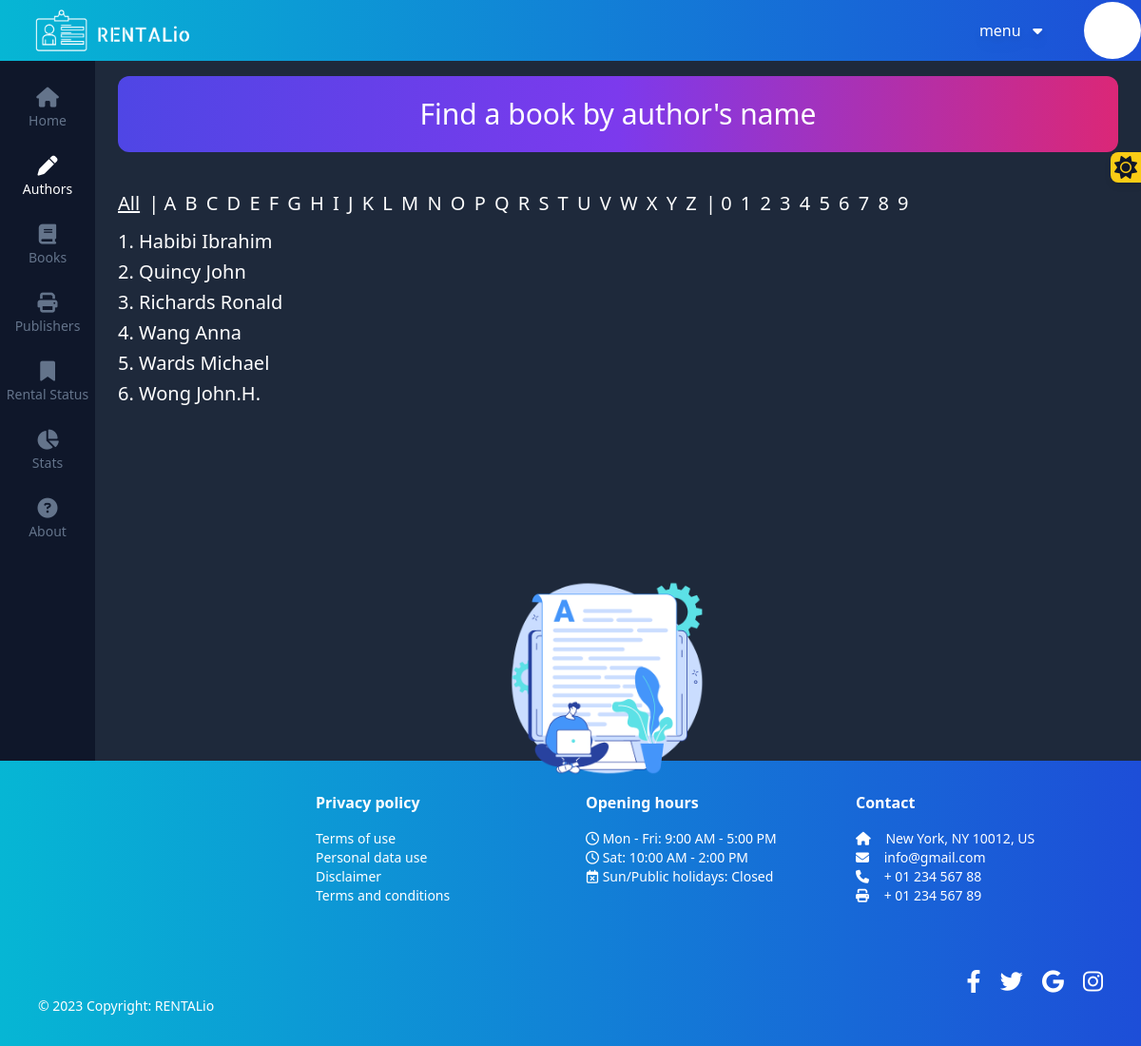
/authors/all/ (signed in), run on the app's committed database.
### authors/models.py (models this page shows, shortened)
class Author(models.Model):
    name = models.CharField(max_length=300)
    birth_year = models.PositiveIntegerField(null=True, blank=True)
    def get_absolute_url(self):
        return reverse('authors:details', args=[self.name])

### authors/views.py (the view)
# urls.py: path('', AuthorsListView.as_view(), {'letter': None}, name='main'),
class AuthorsListView(LoginRequiredMixin, ListView):
    model = Author
    template_name = 'authors/main.html'
    def get_queryset(self):
        parameter = self.kwargs.get('letter') or 'A'
        if parameter == "all":
            return Author.objects.all().order_by('name')
        elif parameter.isdigit():
            return Author.objects.filter(name__startswith=parameter)
        else:
            return Author.objects.filter(name__istartswith=parameter)
    def get_context_data(self, **kwargs):
        context = super().get_context_data(**kwargs)
        letters = list(string.ascii_uppercase)
        numbers = [str(i) for i in range(10)]
        context['letters'] = letters
        context['numbers'] = numbers
        context['selected_letter'] = self.kwargs.get('letter')
        return context

### authors/templates/authors/main.html (shortened to what this page needs)
{% extends 'base.html' %}
{% load static %}
{% load widget_tweaks %}
{% block content %}
    {% include 'components/book list header.html' with title="Find a book by author's name"  %}
<div class="text-xl text-black dark:text-white">
    <a href="{% url 'authors:main' 'all' %}" class="{% if 'all' == selected_letter %}underline{% endif %}" style="margin-right: 4px;">All</a>
 |
{% for letter in letters %}
    <a href="{% url 'authors:main' letter|lower %}" class="{% if letter == selected_letter|upper %}underline{% endif %}" style="margin-right: 4px;">{{ letter }}</a>
{% endfor %}
 |
    {% for num in "0123456789" %}
    <a href="{% url 'authors:main' num %}" class="{% if num == selected_letter %}underline{% endif %}" style="margin-right: 4px;">{{ num }}</a>
{% endfor %}
</div>
<div class="text-xl text-gray-600 dark:text-white mt-3">
{% if object_list %}
    <ul>
        {% for author in object_list %}
            <li class="mb-1"><a href="{{ author.get_absolute_url }}">{{ forloop.counter }}. {{ author.name }} </a></li>
        {% endfor %}
    </ul>
{% endif %}
</div>
    <div style="position: absolute; left: 55%;top: 48%; transform: translateX(-50%); width: 48%; text-align: center;height: 20%;">
    <img src="{% static 'images/mainauthor1.png' %}" alt="Homepage photo">
</div>
{% endblock content %}

### data on the page
Author: name "Habibi Ibrahim"
Author: name "Quincy John"
Author: name "Richards Ronald"
Author: name "Wang Anna"
Author: name "Wards Michael"
Author: name "Wong John.H."

### other printed values
{{ title }} "Find a book by author's name"
{{ letter }} "A" "B" "C" "D" "E" "F" "G" "H" "I" "J" "K" "L" "M" "N" "O" "P" "Q" "R" "S" "T" "U" "V" "W" "X" "Y" "Z"
{{ num }} "0" "1" "2" "3" "4" "5" "6" "7" "8" "9"
